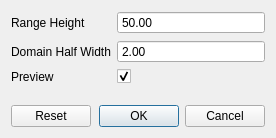
<?xml version="1.0" encoding="UTF-8"?>
<ui version="4.0">
 <class>BilateralMeanDialog</class>
 <widget class="QDialog" name="BilateralMeanDialog">
  <property name="geometry">
   <rect>
    <x>0</x>
    <y>0</y>
    <width>276</width>
    <height>138</height>
   </rect>
  </property>
  <property name="windowTitle">
   <string>Bilaterial Mean Blur</string>
  </property>
  <layout class="QVBoxLayout" name="verticalLayout">
   <item>
    <layout class="QFormLayout" name="form_layout">
     <item row="0" column="0">
      <widget class="QLabel" name="range_label">
       <property name="text">
        <string>Range Height</string>
       </property>
      </widget>
     </item>
     <item row="0" column="1">
      <widget class="QDoubleSpinBox" name="range_spinbox">
       <property name="buttonSymbols">
        <enum>QAbstractSpinBox::NoButtons</enum>
       </property>
       <property name="minimum">
        <double>0.000000000000000</double>
       </property>
       <property name="maximum">
        <double>255.000000000000000</double>
       </property>
       <property name="value">
        <double>50.000000000000000</double>
       </property>
      </widget>
     </item>
     <item row="1" column="0">
      <widget class="QLabel" name="domain_label">
       <property name="text">
        <string>Domain Half Width</string>
       </property>
      </widget>
     </item>
     <item row="1" column="1">
      <widget class="QDoubleSpinBox" name="domain_spinbox">
       <property name="buttonSymbols">
        <enum>QAbstractSpinBox::NoButtons</enum>
       </property>
       <property name="minimum">
        <double>1.000000000000000</double>
       </property>
       <property name="maximum">
        <double>10.000000000000000</double>
       </property>
       <property name="value">
        <double>2.000000000000000</double>
       </property>
      </widget>
     </item>
     <item row="2" column="0">
      <widget class="QLabel" name="preview_label">
       <property name="text">
        <string>Preview</string>
       </property>
      </widget>
     </item>
     <item row="2" column="1">
      <widget class="QCheckBox" name="preview_checkbox">
       <property name="checked">
        <bool>true</bool>
       </property>
      </widget>
     </item>
    </layout>
   </item>
   <item>
    <widget class="QDialogButtonBox" name="button_box">
     <property name="orientation">
      <enum>Qt::Horizontal</enum>
     </property>
     <property name="standardButtons">
      <set>QDialogButtonBox::Cancel|QDialogButtonBox::Ok|QDialogButtonBox::Reset</set>
     </property>
    </widget>
   </item>
  </layout>
 </widget>
 <resources/>
 <connections>
  <connection>
   <sender>button_box</sender>
   <signal>accepted()</signal>
   <receiver>BilateralMeanDialog</receiver>
   <slot>accept()</slot>
   <hints>
    <hint type="sourcelabel">
     <x>248</x>
     <y>254</y>
    </hint>
    <hint type="destinationlabel">
     <x>157</x>
     <y>274</y>
    </hint>
   </hints>
  </connection>
  <connection>
   <sender>button_box</sender>
   <signal>rejected()</signal>
   <receiver>BilateralMeanDialog</receiver>
   <slot>reject()</slot>
   <hints>
    <hint type="sourcelabel">
     <x>316</x>
     <y>260</y>
    </hint>
    <hint type="destinationlabel">
     <x>286</x>
     <y>274</y>
    </hint>
   </hints>
  </connection>
 </connections>
</ui>
